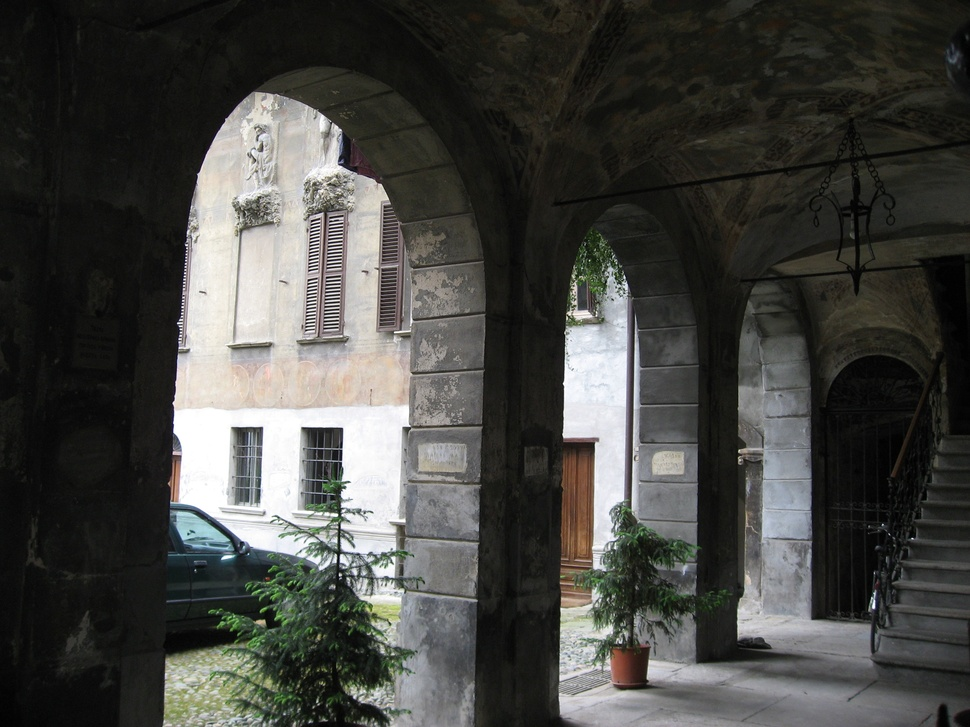
#> input picture data/AquaTermi_lowcontrast.JPG, 970 x 727 px, shrunk from 2816 x 2112 before the run
$ python -i harris.py   (imports and definitions only)
#> lines starting #> are read from the running program, lines starting #| are printed output that depends on the picture
from scipy.ndimage import filters as scifil
import numpy as np
from matplotlib import pyplot as plt

def compute_harris_response(im:np.ndarray,sigma:float=3)->np.ndarray:
    """
    Compute the Harris corner detector response function for each pixel in a graylevel image.
    """

    # derivatives:
    imx = np.zeros(im.shape)
    scifil.gaussian_filter(im, (sigma,sigma), (0,1), imx)
    imy = np.zeros(im.shape)
    scifil.gaussian_filter(im, (sigma,sigma), (1,0), imy)

    # compute components of the Harris matrix
    Wxx = scifil.gaussian_filter(imx*imx,sigma)
    Wxy = scifil.gaussian_filter(imx*imy,sigma)
    Wyy = scifil.gaussian_filter(imy*imy,sigma)

    # determinant and trace
    Wdet = Wxx*Wyy - Wxy * 2
    Wtr = Wxx + Wyy

    return Wdet / Wtr

# [50 lines left out: functions get_harris_points, plot_harris_points, not called in this run]

'''
def get_descriptors(image:np.ndarray, filtered_coords:np.ndarray, wid:int=5)->list[np.ndarray]:
    """For each point return, pixel values around the point
    using a neighbourhood of width `2*wid+1`. (Assume points are
    extracted with `min_distance > wid`)

    Args:
        image (np.ndarray): _description_
        filtered_coords (np.ndarray): _description_
        wid (int, optional): _description_. Defaults to 5.
    """

    desc = []
    for coords in filtered_coords:
        patch = image[coords[0]-wid:coords[0]+wid+1, coords[1]-wid:coords[1]+wid+1].flatten()
    desc.append(patch)

    return desc

def match(desc1, desc2, threshold=0.5):
    """For each corner point descriptor in the first image,
    select its match to second image using normalized cross-correlation.

    Args:
        desc1 (_type_): _description_
        desc2 (_type_): _description_
        threshold (float, optional): _description_. Defaults to 0.5.

    Returns:
        _type_: _description_
    """

    n = len(desc1[0])

    # pair-wise distances

    return matchscores

def match_threshold(desc1, desc2, threshold=0.5):
    return matches_12

'''

>>> import cv2
>>> picture = cv2.imread('../data/AquaTermi_lowcontrast.JPG', cv2.IMREAD_GRAYSCALE)
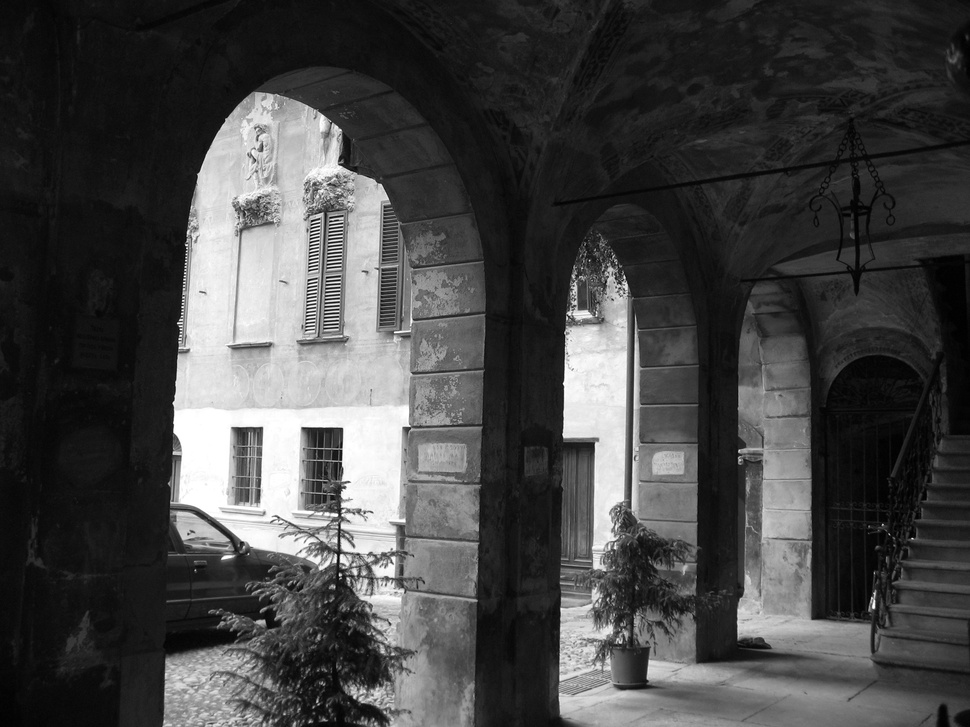
#> picture: shape (727, 970); min 0, max 255, mean 69.5
>>> result = compute_harris_response(picture)
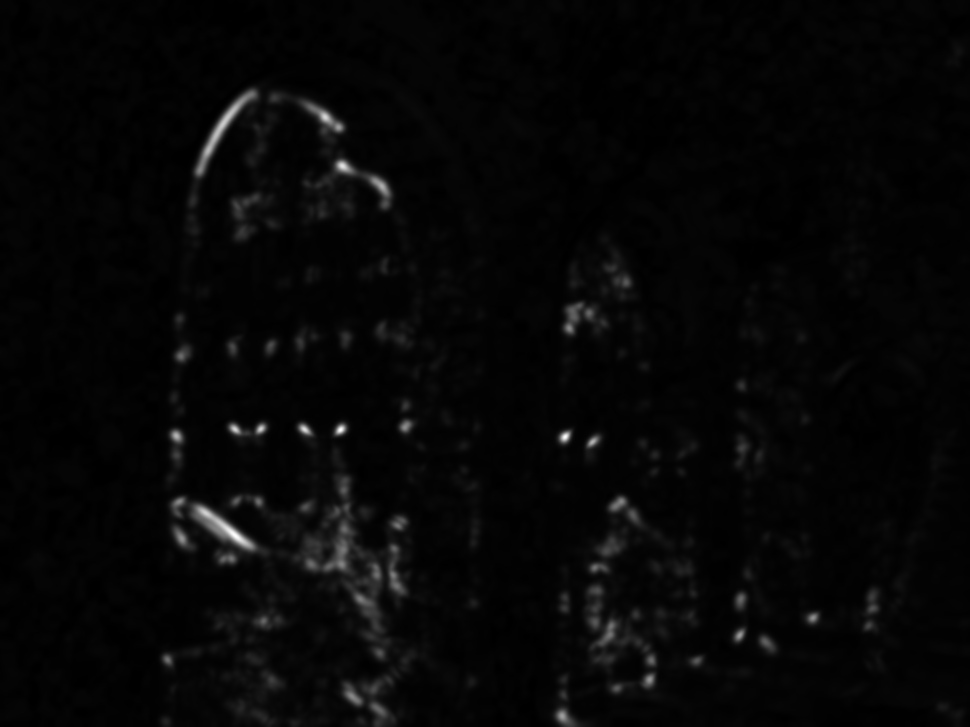
#> result: shape (727, 970) float64; min -0.923, max 83.71, mean 1.3; drawn with min black and max white

$ run again, on data/Univ1.jpg
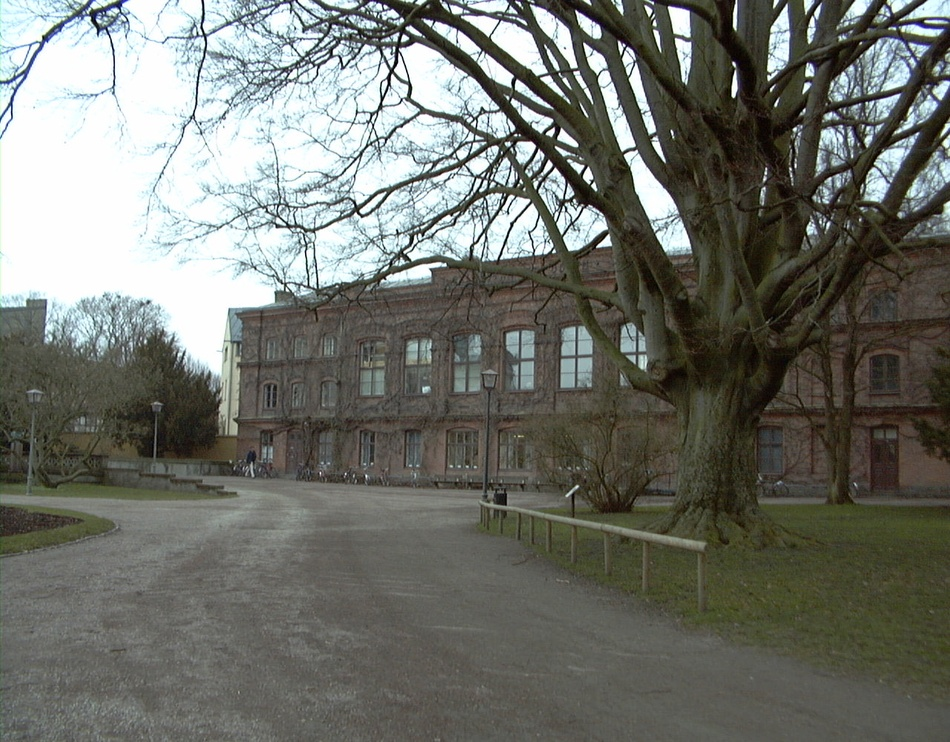
#> input picture data/Univ1.jpg, 950 x 742 px, shrunk from 1280 x 1000 before the run
#> `picture = cv2.imread('../data/AquaTermi_lowcontrast.JPG', cv2.IMREAD_G..`:
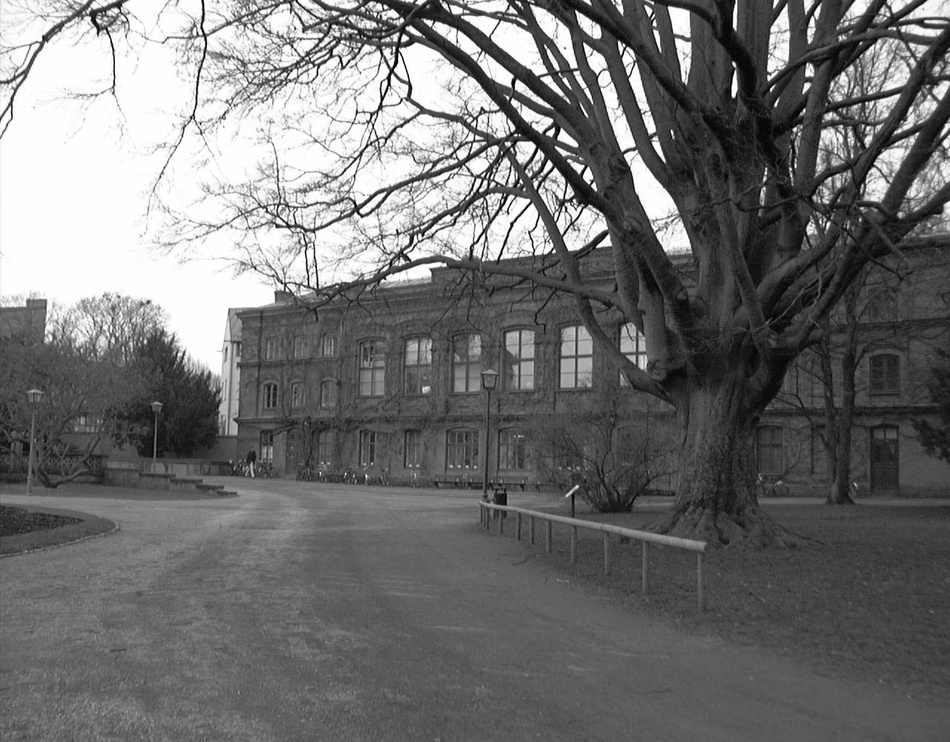
#> picture: shape (742, 950); min 0, max 255, mean 113
#> `result = compute_harris_response(picture)`:
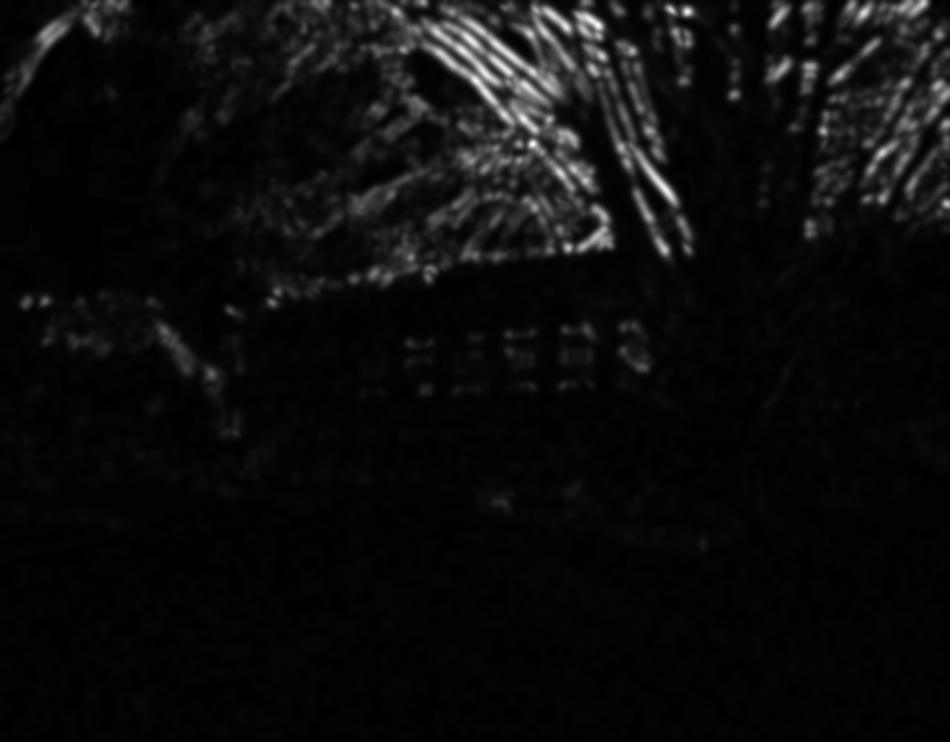
#> result: shape (742, 950) float64; 0.8% of the values are NaN or infinite; the others: min -1, max 109.9, mean 4.55; drawn with min black, max white, NaN and infinite black

$ run again, on data/Univ2.jpg
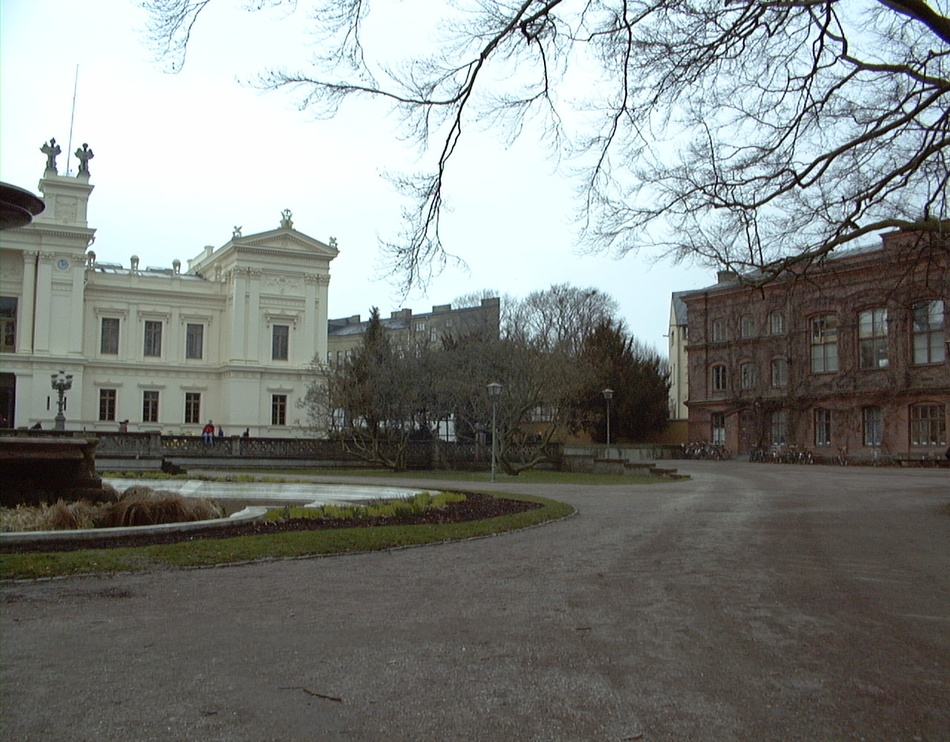
#> input picture data/Univ2.jpg, 950 x 742 px, shrunk from 1280 x 1000 before the run
#> `picture = cv2.imread('../data/AquaTermi_lowcontrast.JPG', cv2.IMREAD_G..`:
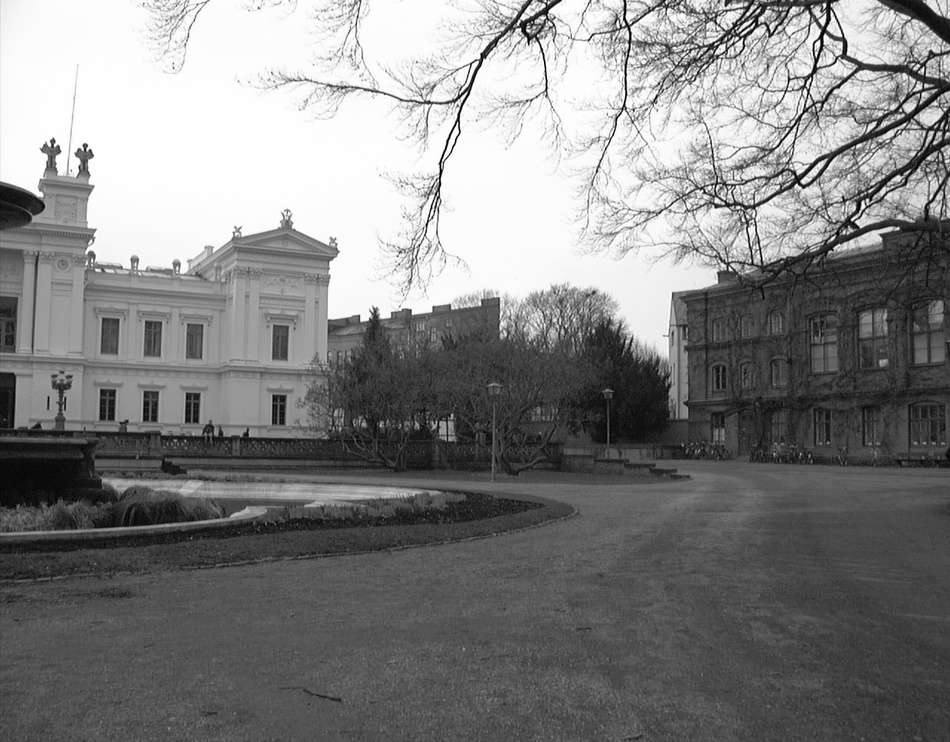
#> picture: shape (742, 950); min 0, max 255, mean 129.9
#> `result = compute_harris_response(picture)`:
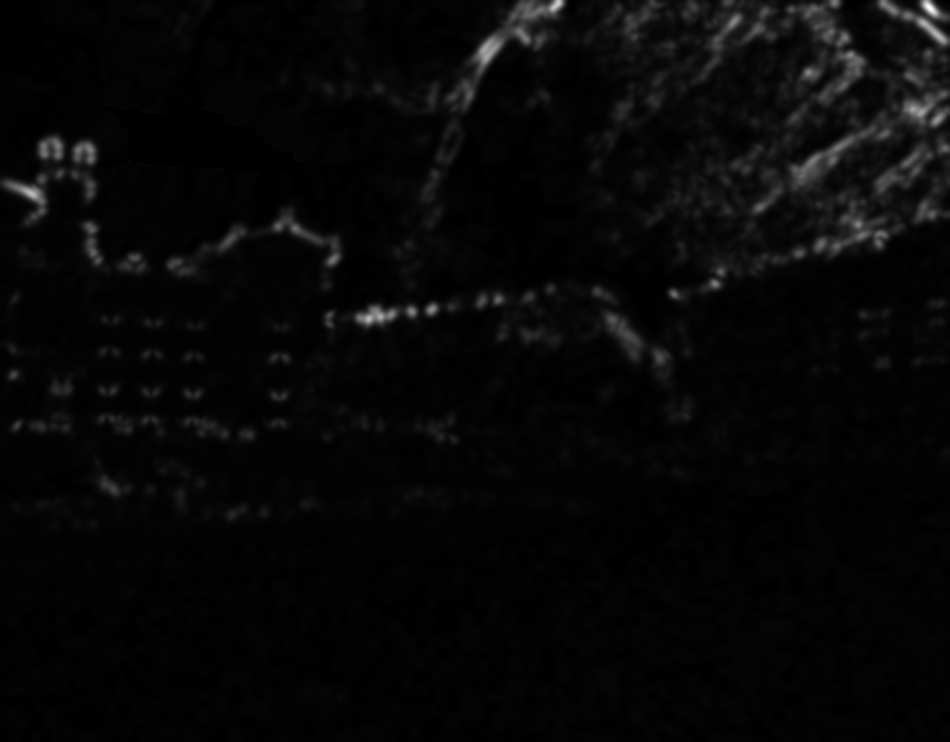
#> result: shape (742, 950) float64; 1.1% of the values are NaN or infinite; the others: min -1, max 97.67, mean 2.06; drawn with min black, max white, NaN and infinite black

$ run again, on data/Univ3.jpg
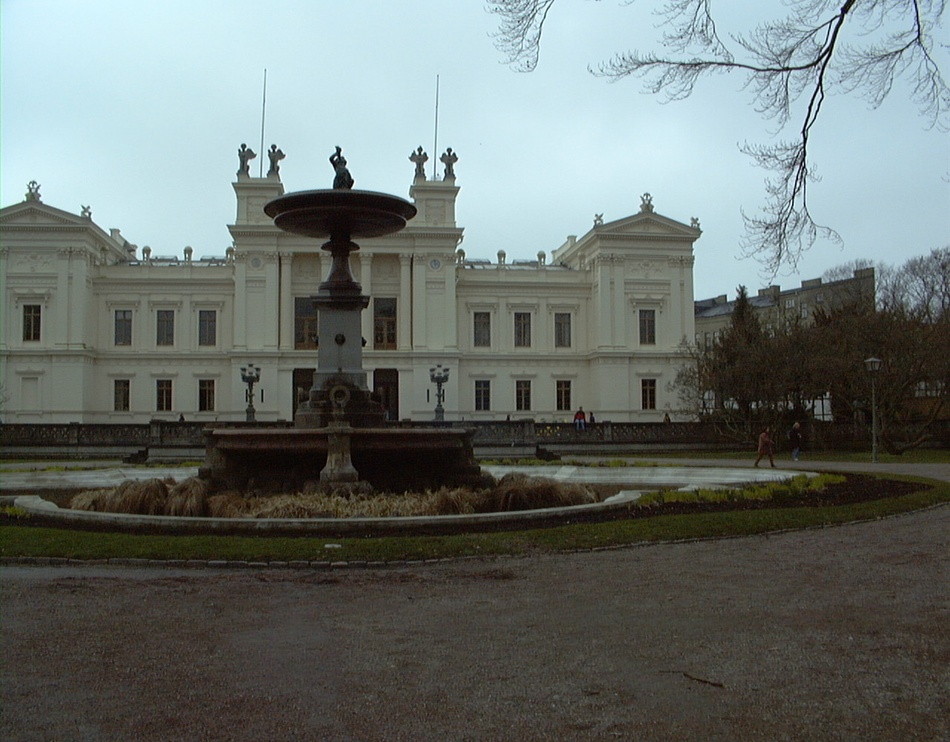
#> input picture data/Univ3.jpg, 950 x 742 px, shrunk from 1280 x 1000 before the run
#> `picture = cv2.imread('../data/AquaTermi_lowcontrast.JPG', cv2.IMREAD_G..`:
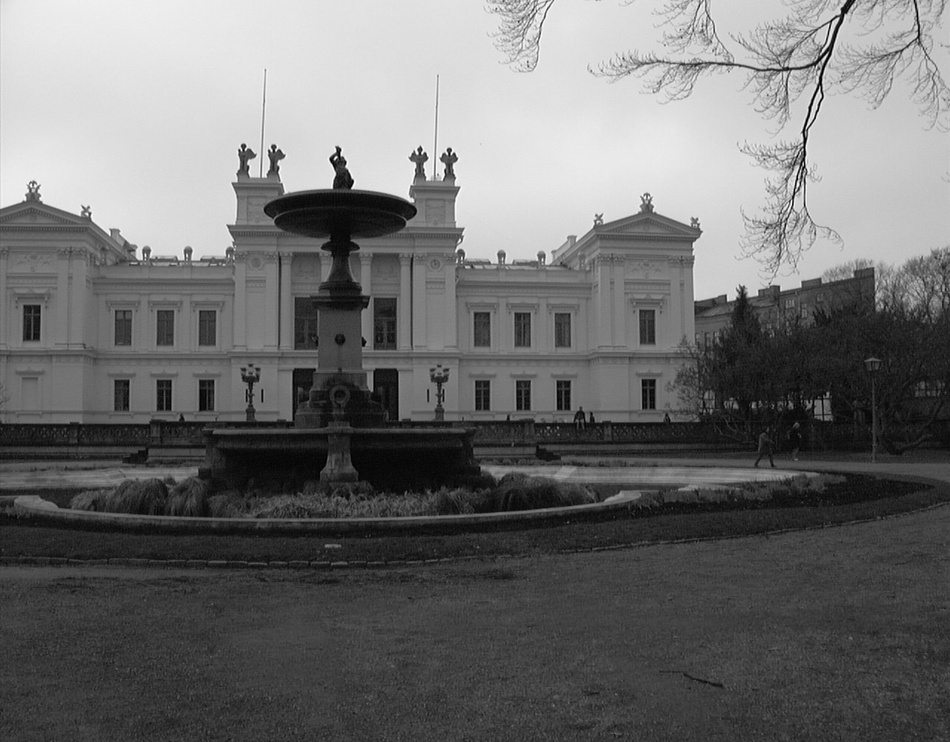
#> picture: shape (742, 950); min 0, max 255, mean 110.8
#> `result = compute_harris_response(picture)`:
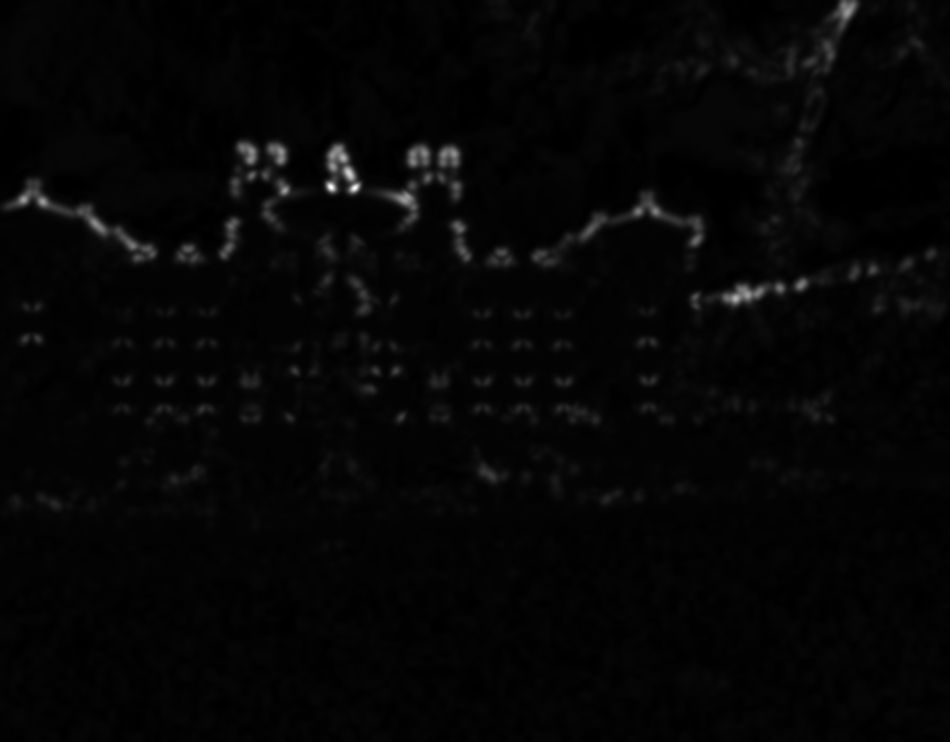
#> result: shape (742, 950) float64; min -0.969, max 76.44, mean 0.9; drawn with min black and max white
